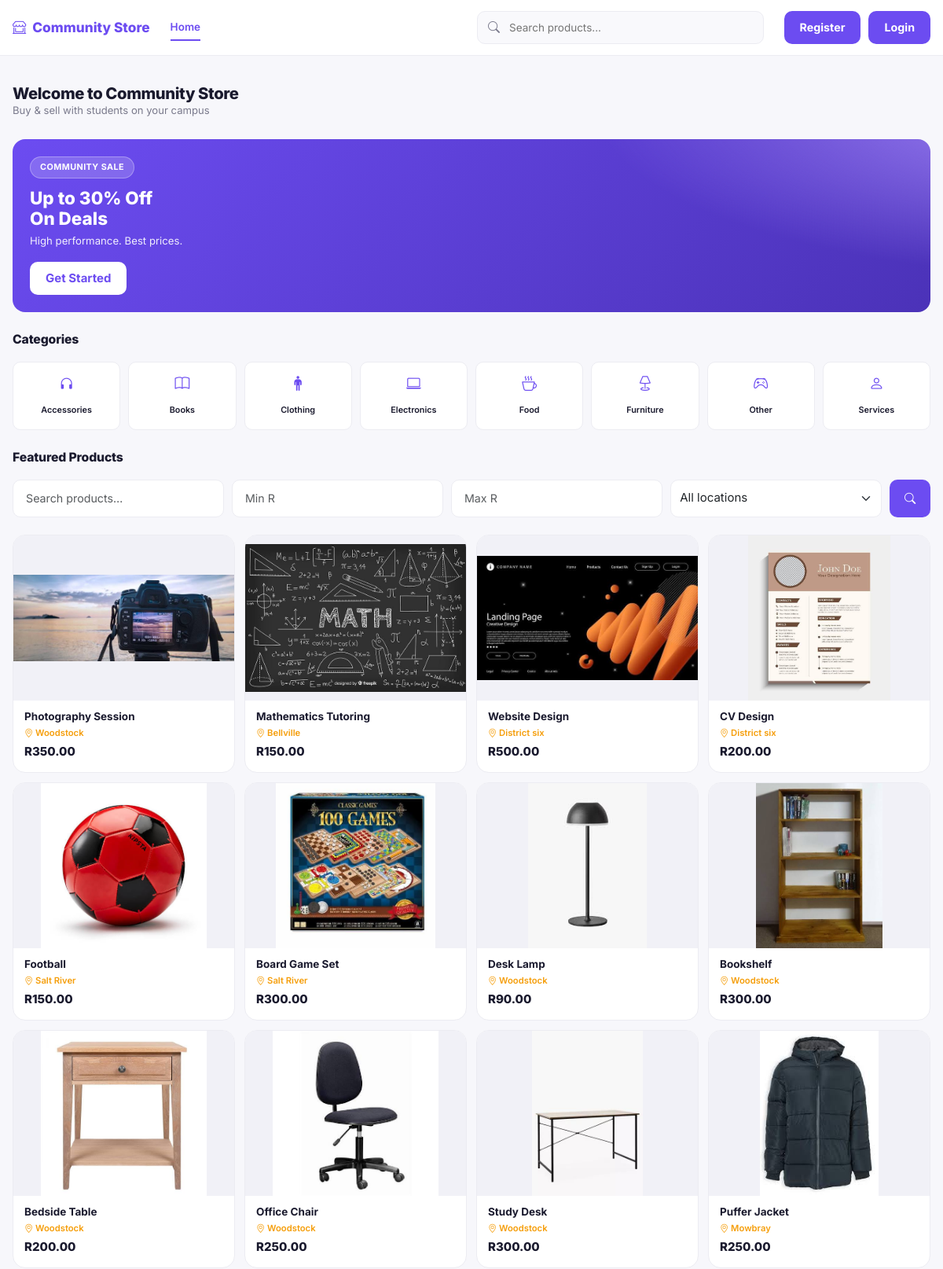
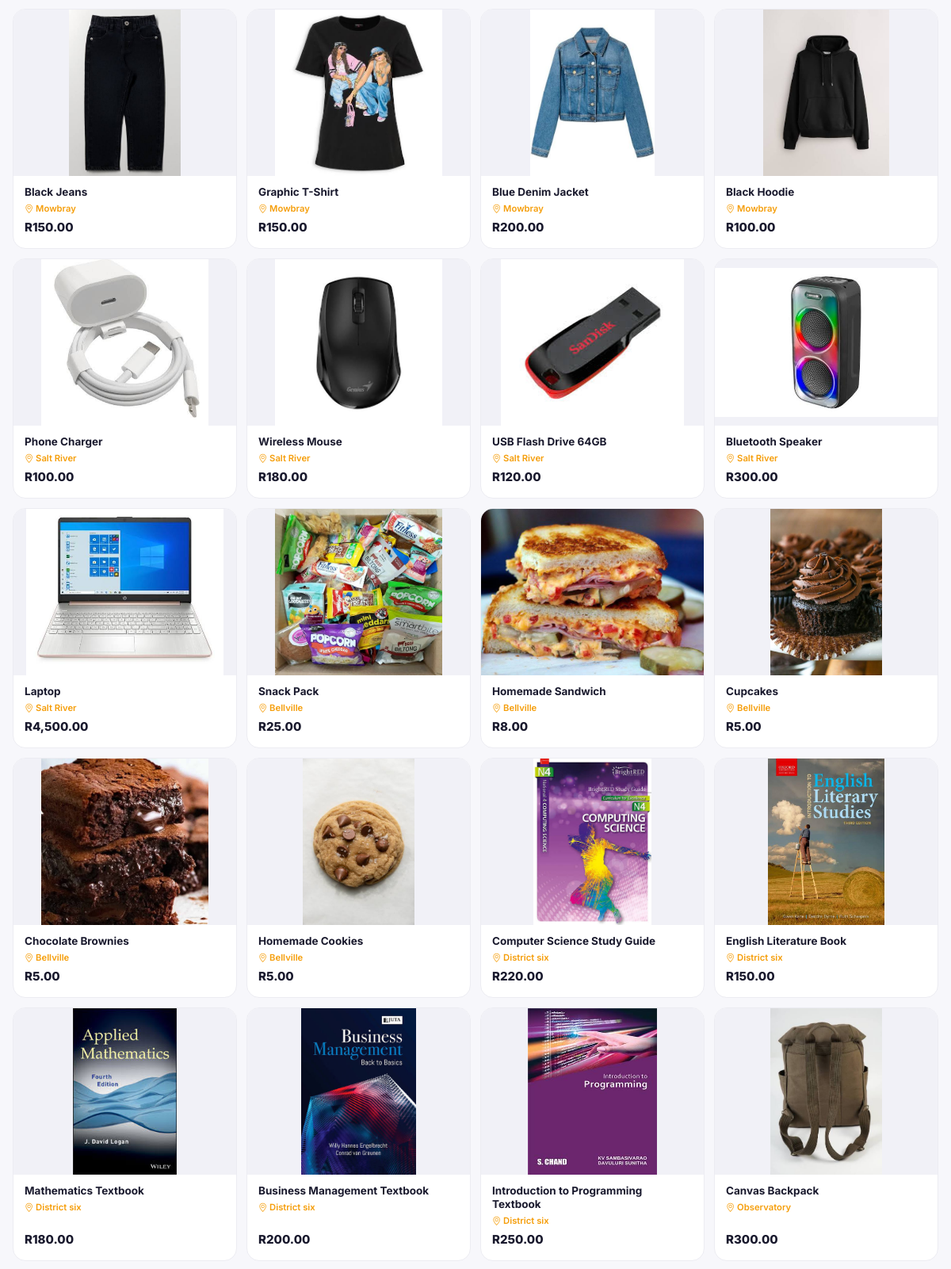
The app's page /frontend/index.php (upper part) with its own data (2 pictures, top to bottom).
### tables this page shows
CREATE TABLE IF NOT EXISTS `category` (
  `categoryID` int NOT NULL AUTO_INCREMENT,
  `categoryName` varchar(50) NOT NULL,
  PRIMARY KEY (`categoryID`)
);

CREATE TABLE IF NOT EXISTS `listing` (
  `listingID` int NOT NULL AUTO_INCREMENT,
  `title` varchar(100) NOT NULL,
  `description` text,
  `price` decimal(10,2) NOT NULL,
  `type` enum('New','Used') NOT NULL,
  `imageURL` varchar(255) DEFAULT NULL,
  `location` varchar(120) NOT NULL,
  `datePosted` datetime NOT NULL,
  `status` enum('Available','Reserved','Sold') NOT NULL DEFAULT 'Available',
  `userID` int NOT NULL,
  `categoryID` int NOT NULL,
  `salePrice` decimal(10,2) DEFAULT NULL,
  `saleStart` date DEFAULT NULL,
  `saleEnd` date DEFAULT NULL,
  `saleType` varchar(20) DEFAULT NULL,
  `recurringDay` varchar(20) DEFAULT NULL,
  `recurringWeek` varchar(20) DEFAULT NULL,
  PRIMARY KEY (`listingID`),
  KEY `fk_listing_user` (`userID`),
  KEY `fk_listing_category` (`categoryID`)
);

### classes/Category.php (called while the page is built, shortened)
<?php
require_once __DIR__ . '/../config/database.php';
class Category
{
    public function getAll()
    {
        global $conn;
        $sql = "SELECT *
                FROM category
                ORDER BY categoryName ASC";
        return $conn->query($sql);
    }
}
?>

### classes/Listing.php (called while the page is built, shortened)
<?php
require_once __DIR__ . '/../config/database.php';
class Listing
{
    public function getAll($search = '', $categoryID = 0, $minPrice = null, $maxPrice = null, $location = '')
    {
        global $conn;
        $sql = "SELECT l.*, u.firstName, u.lastName, c.categoryName
                FROM listing l
                INNER JOIN `user` u ON l.userID = u.userID
                INNER JOIN category c ON l.categoryID = c.categoryID
                WHERE l.status <> 'Sold'";
        $sql .= " ORDER BY l.datePosted DESC";
        $stmt = $conn->prepare($sql);
        $stmt->execute();
        $result = $stmt->get_result();
        return $result;
    }
}

### frontend/index.php (the view, shortened to what this page needs)
<?php
require_once __DIR__ . '/../config/database.php';
require_once __DIR__ . '/../classes/Category.php';
require_once __DIR__ . '/../classes/Listing.php';
$catModel = new Category();
$listingModel = new Listing();
$category = (int)($_GET['category'] ?? 0);
$search = trim($_GET['search'] ?? '');
$minPrice = trim($_GET['min_price'] ?? '');
$maxPrice = trim($_GET['max_price'] ?? '');
$location = trim($_GET['location'] ?? '');
$categories = $catModel->getAll();
$listings = $listingModel->getAll($search, $category, $minPrice, $maxPrice, $location);
require __DIR__ . '/../partials/header.php';
?>
<div class="top-bar">
    <div>
        <h1>Welcome to Community Store</h1>
        <p class="muted m-0 small">Buy &amp; sell with students on your campus</p>
    </div>
</div>
<div class="promo">
    <div>
        <span class="badge-pill">Community Sale</span>
        <h2>Up to 30% Off<br>On Deals</h2>
        <p>High performance. Best prices.</p>
    </div>
    <a href="../authentication/register.php" class="btn-promo">Get Started</a>
</div>
<div class="section-head"><h3>Categories</h3></div>
<div class="cat-grid">
<?php
$icons = ['bi-headphones','bi-book','bi-person-standing','bi-laptop','bi-cup-hot','bi-lamp','bi-controller','bi-person'];
$i = 0;
while ($cat = $categories->fetch_assoc()):
?>
    <a href="index.php?category=<?= (int)$cat['categoryID'] ?>#products" class="cat-item">
        <i class="bi <?= $icons[$i++ % count($icons)] ?>"></i>
        <span><?= htmlspecialchars($cat['categoryName']) ?></span>
    </a>
<?php endwhile; ?>
</div>
<div class="section-head" id="products"><h3>Featured Products</h3></div>
<form class="search-wrap" action="index.php" method="GET">
    <input class="form-control" type="search" name="search" placeholder="Search products…" value="<?= htmlspecialchars($search) ?>">
    <input class="form-control" type="number" step="0.01" name="min_price" placeholder="Min R" value="<?= htmlspecialchars($minPrice) ?>">
    <input class="form-control" type="number" step="0.01" name="max_price" placeholder="Max R" value="<?= htmlspecialchars($maxPrice) ?>">
    <select class="form-select location-select" name="location">
        <option value="">All locations</option>
    </select>
    <button class="btn-purple search-btn"><i class="bi bi-search"></i></button>
</form>
<div class="product-grid">
<?php $found = false; while ($l = $listings->fetch_assoc()): $found = true; ?>
    <a href="listing.php?id=<?= (int)$l['listingID'] ?>" class="product-card">
        <div class="product-thumb">
            <?php if (!empty($l['imageURL'])): ?>
                <img src="<?= htmlspecialchars($l['imageURL']) ?>" alt="<?= htmlspecialchars($l['title']) ?>">
            <?php else: ?>
                <div class="no-img"><i class="bi bi-image"></i></div>
            <?php endif; ?>
        </div>
        <div class="product-body">
            <h4><?= htmlspecialchars($l['title']) ?></h4>
            <div class="rating"><i class="bi bi-geo-alt"></i> <?= htmlspecialchars($l['location']) ?></div><div class="price">R<?= number_format((float)$l['price'], 2) ?></div>
        </div>
    </a>
<?php endwhile; ?>
</div>
<?php require __DIR__ . '/../partials/footer.php'; ?>

### partials/header.php (shortened to what this page needs)
<?php
$current = basename($_SERVER['PHP_SELF']);
$isAuth = in_array($current, ['login.php', 'register.php'], true);
$home = isset($_SESSION['userID']) ? 'home.php' : 'index.php';
$userType = $_SESSION['userType'] ?? '';
?>
<!DOCTYPE html>
<html lang="en">
<head>
    <link href="https://cdn.jsdelivr.net/npm/bootstrap@5.3.3/dist/css/bootstrap.min.css" rel="stylesheet">
    <link href="https://cdn.jsdelivr.net/npm/bootstrap-icons@1.11.3/font/bootstrap-icons.css" rel="stylesheet">
    <link rel="stylesheet" href="../assets/styles.css">
</head>
<body data-user-type="<?= htmlspecialchars($userType) ?>">
<?php if (!$isAuth): ?>
<nav class="top-nav">
    <div class="top-nav-inner">
        <a href="<?= htmlspecialchars($home) ?>" class="brand">
            <i class="bi bi-shop-window"></i>
            Community Store
        </a>
        <div class="nav-links">
            <a href="<?= htmlspecialchars($home) ?>" class="<?= in_array($current, ['index.php', 'home.php'], true) ? 'active' : '' ?>">
                Home
            </a>
        </div>
        <form class="nav-search" action="<?= htmlspecialchars($home) ?>" method="GET">
            <i class="bi bi-search"></i>
            <input
                type="search"
                name="search"
                placeholder="Search products..."
                value="<?= htmlspecialchars($_GET['search'] ?? '') ?>"
            >
        </form>
        <div class="nav-icons">
            <?php if (isset($_SESSION['userID'])): ?>
                <a href="cart.php" class="icon-btn" title="Cart">
                    <i class="bi bi-cart3"></i>
                </a>
                <a href="profile.php" class="icon-btn dark" title="Profile">
                    <i class="bi bi-person"></i>
                </a>
            <?php else: ?>
                <a href="../authentication/register.php" class="btn-purple nav-login">
                    Register
                </a>
                <a href="../authentication/login.php" class="btn-purple nav-login">
                    Login
                </a>
            <?php endif; ?>
        </div>
    </div>
</nav>
<div class="app-shell">
<?php endif; ?>

### partials/footer.php (shortened to what this page needs)
<?php
$isAuth = in_array(basename($_SERVER['PHP_SELF']), ['login.php', 'register.php'], true);
if (!$isAuth):
?>
</div>
<?php endif; ?>
</body>
</html>

### records on screen
category: categoryName "Accessories"
category: categoryName "Books"
category: categoryName "Clothing"
category: categoryName "Electronics"
category: categoryName "Food"
category: categoryName "Furniture"
category: categoryName "Other"
category: categoryName "Services"
listing: imageURL (picture), title "Photography Session", location "Woodstock", price "350.00"
listing: imageURL (picture), title "Mathematics Tutoring", location "Bellville", price "150.00"
listing: imageURL (picture), title "Website Design", location "District six", price "500.00"
listing: imageURL (picture), title "CV Design", location "District six", price "200.00"
listing: imageURL (picture), title "Football", location "Salt River", price "150.00"
listing: imageURL (picture), title "Board Game Set", location "Salt River", price "300.00"
listing: imageURL (picture), title "Desk Lamp", location "Woodstock", price "90.00"
listing: imageURL (picture), title "Bookshelf", location "Woodstock", price "300.00"
listing: imageURL (picture), title "Bedside Table", location "Woodstock", price "200.00"
listing: imageURL (picture), title "Office Chair", location "Woodstock", price "250.00"
listing: imageURL (picture), title "Study Desk", location "Woodstock", price "300.00"
listing: imageURL (picture), title "Puffer Jacket", location "Mowbray", price "250.00"
listing: imageURL (picture), title "Black Jeans", location "Mowbray", price "150.00"
listing: imageURL (picture), title "Graphic T-Shirt", location "Mowbray", price "150.00"
listing: imageURL (picture), title "Blue Denim Jacket", location "Mowbray", price "200.00"
listing: imageURL (picture), title "Black Hoodie", location "Mowbray", price "100.00"
listing: imageURL (picture), title "Phone Charger", location "Salt River", price "100.00"
listing: imageURL (picture), title "Wireless Mouse", location "Salt River", price "180.00"
listing: imageURL (picture), title "USB Flash Drive 64GB", location "Salt River", price "120.00"
listing: imageURL (picture), title "Bluetooth Speaker", location "Salt River", price "300.00"
listing: imageURL (picture), title "Laptop", location "Salt River", price "4,500.00"
listing: imageURL (picture), title "Snack Pack", location "Bellville", price "25.00"
listing: imageURL (picture), title "Homemade Sandwich", location "Bellville", price "8.00"
listing: imageURL (picture), title "Cupcakes", location "Bellville", price "5.00"
listing: imageURL (picture), title "Chocolate Brownies", location "Bellville", price "5.00"
listing: imageURL (picture), title "Homemade Cookies", location "Bellville", price "5.00"
listing: imageURL (picture), title "Computer Science Study Guide", location "District six", price "220.00"
listing: imageURL (picture), title "English Literature Book", location "District six", price "150.00"
listing: imageURL (picture), title "Mathematics Textbook", location "District six", price "180.00"
listing: imageURL (picture), title "Business Management Textbook", location "District six", price "200.00"
listing: imageURL (picture), title "Introduction to Programming Textbook", location "District six", price "250.00"
listing: imageURL (picture), title "Canvas Backpack", location "Observatory", price "300.00"
